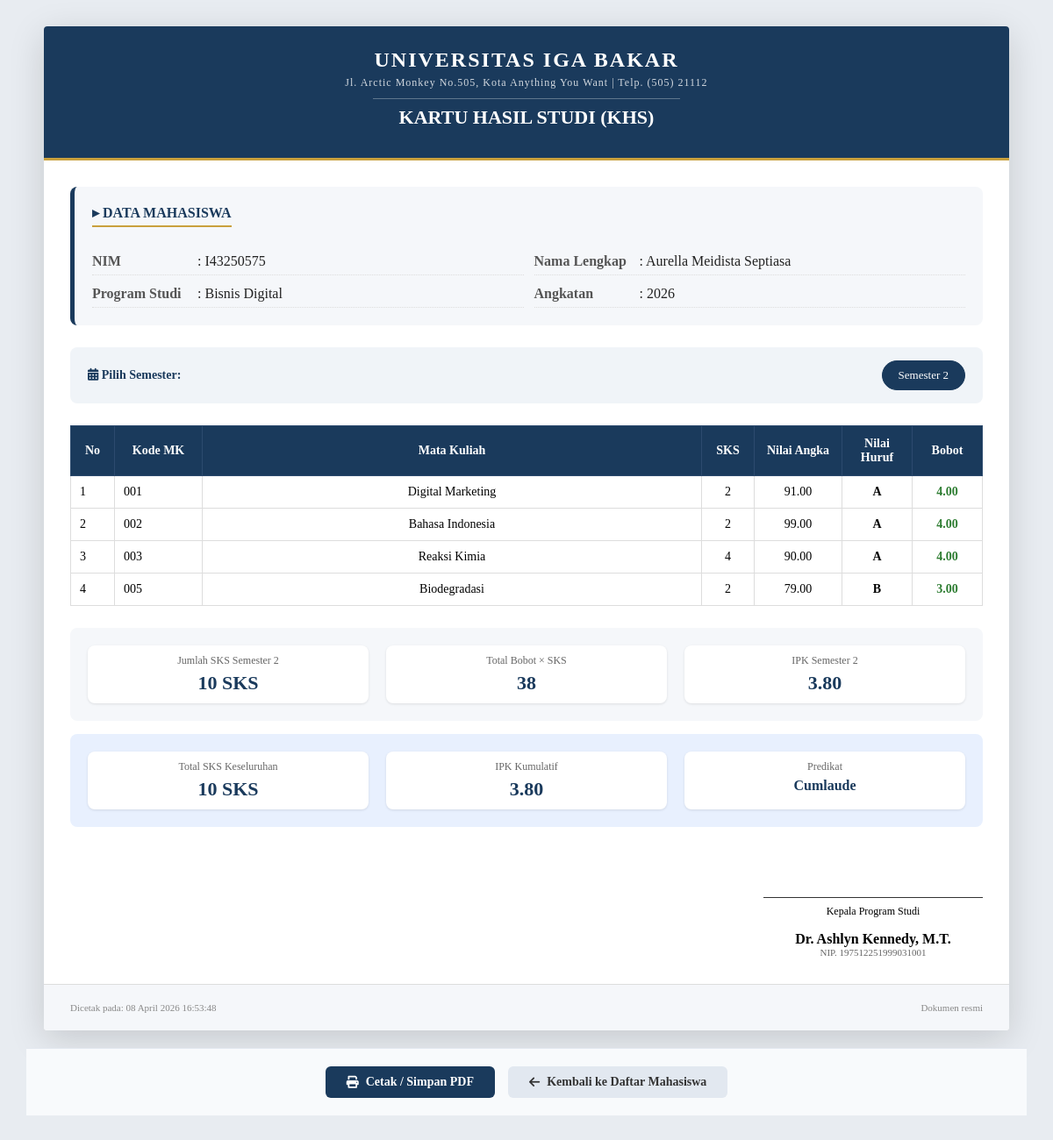
The page /khs.php?id=2 (signed in) on the database its author committed.
### tables this page shows
CREATE TABLE `mhs` (
  `id` int NOT NULL,
  `nim` varchar(20) NOT NULL,
  `nama` varchar(100) NOT NULL,
  `jurusan` varchar(50) NOT NULL,
  `angkatan` year NOT NULL
);

CREATE TABLE `nilai` (
  `id` int NOT NULL,
  `mhs_id` int NOT NULL,
  `matkul_id` int NOT NULL,
  `nilai_angka` decimal(5,2) NOT NULL,
  `nilai_huruf` char(2) DEFAULT NULL
);

CREATE TABLE `matkul` (
  `id` int NOT NULL,
  `kode` varchar(10) NOT NULL,
  `nama` varchar(100) NOT NULL,
  `sks` int NOT NULL,
  `semester` int NOT NULL
);

### khs.php (the view, shortened to what this page needs)
<?php
$db = new db();
$conn = $db->getconn();
$mhs_id = isset($_GET['id']) ? (int)$_GET['id'] : 0;
$selected_semester = isset($_GET['semester']) ? (int)$_GET['semester'] : 0;
$query_mhs = "SELECT * FROM mhs WHERE id = $mhs_id";
$result_mhs = $conn->query($query_mhs);
$mhs = $result_mhs->fetch_assoc();
$query_semester = "SELECT DISTINCT mk.semester
                   FROM nilai n
                   JOIN matkul mk ON n.matkul_id = mk.id
                   WHERE n.mhs_id = $mhs_id
                   ORDER BY mk.semester ASC";
$semester_list = $conn->query($query_semester);
if ($selected_semester == 0 && $semester_list->num_rows > 0) {
    $first = $semester_list->fetch_assoc();
    $selected_semester = $first['semester'];
    $semester_list->data_seek(0);
}
if ($selected_semester > 0) {
    $query_nilai = "SELECT mk.kode, mk.nama AS matkul, mk.sks, n.nilai_angka, n.nilai_huruf, mk.semester
                    FROM nilai n
                    JOIN matkul mk ON n.matkul_id = mk.id
                    WHERE n.mhs_id = $mhs_id AND mk.semester = $selected_semester
                    ORDER BY mk.kode ASC";
    $nilai_list = $conn->query($query_nilai);
}
$total_sks = 0;
$total_bobot = 0;
$ipk_semester = 0;
if ($selected_semester > 0 && isset($nilai_list) && $nilai_list->num_rows > 0) {
    $nilai_list->data_seek(0);
    while ($row = $nilai_list->fetch_assoc()) {
        $bobot = 0;
        $nilai = $row['nilai_angka'];
        if ($nilai >= 85) $bobot = 4.00;
        elseif ($nilai >= 70) $bobot = 3.00;
        elseif ($nilai >= 55) $bobot = 2.00;
        elseif ($nilai >= 40) $bobot = 1.00;
        else $bobot = 0.00;
        $total_sks += $row['sks'];
        $total_bobot += $bobot * $row['sks'];
    }
    $ipk_semester = $total_sks > 0 ? round($total_bobot / $total_sks, 2) : 0;
    $nilai_list->data_seek(0);
}
$query_all = "SELECT n.nilai_angka, mk.sks
              FROM nilai n
              JOIN matkul mk ON n.matkul_id = mk.id
              WHERE n.mhs_id = $mhs_id";
$all_nilai = $conn->query($query_all);
$total_all_sks = 0;
$total_all_bobot = 0;
while ($row = $all_nilai->fetch_assoc()) {
    $bobot = 0;
    $nilai = $row['nilai_angka'];
    if ($nilai >= 85) $bobot = 4.00;
    elseif ($nilai >= 70) $bobot = 3.00;
    elseif ($nilai >= 55) $bobot = 2.00;
    elseif ($nilai >= 40) $bobot = 1.00;
    else $bobot = 0.00;
    $total_all_sks += $row['sks'];
    $total_all_bobot += $bobot * $row['sks'];
}
$ipk_kumulatif = $total_all_sks > 0 ? round($total_all_bobot / $total_all_sks, 2) : 0;
$predikat = '';
if ($ipk_kumulatif >= 3.51) $predikat = 'Cumlaude';
elseif ($ipk_kumulatif >= 3.00) $predikat = 'Sangat Memuaskan';
elseif ($ipk_kumulatif >= 2.50) $predikat = 'Memuaskan';
elseif ($ipk_kumulatif >= 2.00) $predikat = 'Cukup';
else $predikat = 'Kurang';
?>
<!DOCTYPE html>
<html lang="id">
<head>
</head>
<body>
<div class="khs-container">
    <div class="khs-header">
        <div class="university-name">UNIVERSITAS IGA BAKAR</div>
        <div class="university-sub">Jl. Arctic Monkey No.505, Kota Anything You Want | Telp. (505) 21112</div>
        <div class="khs-title">KARTU HASIL STUDI (KHS)</div>
    </div>
    <div class="khs-body">
        <div class="info-mahasiswa">
            <div class="info-title">▸ DATA MAHASISWA</div>
            <div class="info-grid">
                <div class="info-item">
                    <span class="info-label">NIM</span>
                    <span class="info-value">: <?= htmlspecialchars($mhs['nim']) ?></span>
                </div>
                <div class="info-item">
                    <span class="info-label">Nama Lengkap</span>
                    <span class="info-value">: <?= htmlspecialchars($mhs['nama']) ?></span>
                </div>
                <div class="info-item">
                    <span class="info-label">Program Studi</span>
                    <span class="info-value">: <?= htmlspecialchars($mhs['jurusan']) ?></span>
                </div>
                <div class="info-item">
                    <span class="info-label">Angkatan</span>
                    <span class="info-value">: <?= $mhs['angkatan'] ?></span>
                </div>
            </div>
        </div>
        <div class="semester-selector">
            <span class="semester-label"><i class="fas fa-calendar-alt"></i> Pilih Semester:</span>
            <div class="semester-buttons">
                <?php if ($semester_list && $semester_list->num_rows > 0): ?>
                    <?php $semester_list->data_seek(0); ?>
                    <?php while ($sem = $semester_list->fetch_assoc()): ?>
                        <a href="?id=<?= $mhs_id ?>&semester=<?= $sem['semester'] ?>"
                           class="semester-btn <?= $selected_semester == $sem['semester'] ? 'active' : '' ?>">
                            Semester <?= $sem['semester'] ?>
                        </a>
                    <?php endwhile; ?>
                <?php else: ?>
                    <span class="semester-btn" style="background:#f0f0f0;">Belum ada nilai</span>
                <?php endif; ?>
            </div>
        </div>
        <?php if ($selected_semester > 0 && isset($nilai_list) && $nilai_list->num_rows > 0): ?>
            <table class="table-nilai">
                <thead>
                    <tr>
                        <th width="50">No</th>
                        <th width="100">Kode MK</th>
                        <th align="left">Mata Kuliah</th>
                        <th width="60">SKS</th>
                        <th width="100">Nilai Angka</th>
                        <th width="80">Nilai Huruf</th>
                        <th width="80">Bobot</th>
                    </tr>
                </thead>
                <tbody>
                    <?php
                    $no = 1;
                    $nilai_list->data_seek(0);
                    while ($row = $nilai_list->fetch_assoc()):
                        $bobot = 0;
                        $nilai = $row['nilai_angka'];
                        if ($nilai >= 85) $bobot = 4.00;
                        elseif ($nilai >= 70) $bobot = 3.00;
                        elseif ($nilai >= 55) $bobot = 2.00;
                        elseif ($nilai >= 40) $bobot = 1.00;
                        else $bobot = 0.00;
                        $bobot_color = ($bobot >= 3.0) ? '#2e7d32' : (($bobot >= 2.0) ? '#ed6c02' : '#d32f2f');
                    ?>
                    <tr>
                        <td align="center"><?= $no++ ?></td>
                        <td><?= htmlspecialchars($row['kode']) ?></td>
                        <td align="left"><?= htmlspecialchars($row['matkul']) ?></td>
                        <td align="center"><?= $row['sks'] ?></td>
                        <td align="center"><?= $row['nilai_angka'] ?></td>
                        <td align="center"><strong><?= $row['nilai_huruf'] ?></strong></td>
                        <td align="center" style="color: <?= $bobot_color ?>; font-weight: bold;"><?= number_format($bobot, 2) ?></td>
                    </tr>
                    <?php endwhile; ?>
                </tbody>
            </table>
            <div class="ringkasan">
                <div class="ringkasan-item">
                    <div class="ringkasan-label">Jumlah SKS Semester <?= $selected_semester ?></div>
                    <div class="ringkasan-value"><?= $total_sks ?> SKS</div>
                </div>
                <div class="ringkasan-item">
                    <div class="ringkasan-label">Total Bobot × SKS</div>
                    <div class="ringkasan-value"><?= $total_bobot ?></div>
                </div>
                <div class="ringkasan-item">
                    <div class="ringkasan-label">IPK Semester <?= $selected_semester ?></div>
                    <div class="ringkasan-value"><?= number_format($ipk_semester, 2) ?></div>
                </div>
            </div>
        <?php elseif ($selected_semester > 0): ?>
            <div style="text-align: center; padding: 40px; background: #f8fafc; border-radius: 8px;">
                <p style="color: #666;">Belum ada nilai untuk Semester <?= $selected_semester ?></p>
            </div>
        <?php endif; ?>
        <div class="ringkasan" style="margin-top: 15px; background: #e8f0fe;">
            <div class="ringkasan-item">
                <div class="ringkasan-label">Total SKS Keseluruhan</div>
                <div class="ringkasan-value"><?= $total_all_sks ?> SKS</div>
            </div>
            <div class="ringkasan-item">
                <div class="ringkasan-label">IPK Kumulatif</div>
                <div class="ringkasan-value"><?= number_format($ipk_kumulatif, 2) ?></div>
            </div>
            <div class="ringkasan-item">
                <div class="ringkasan-label">Predikat</div>
                <div class="ringkasan-value small"><?= $predikat ?></div>
            </div>
        </div>
        <div class="ttd">
            <div class="ttd-box">
                <div class="ttd-line">Kepala Program Studi</div>
                <div style="margin-top: 15px; font-weight: bold;">Dr. Ashlyn Kennedy, M.T.</div>
                <div style="font-size: 11px; color: #666;">NIP. 197512251999031001</div>
            </div>
        </div>
    </div>
    <div class="khs-footer">
        <span>Dicetak pada: <?= date('d F Y H:i:s') ?></span>
        <span>Dokumen resmi</span>
    </div>
</div>
<div class="action-buttons">
    <button class="btn-print" onclick="window.print()">
        <i class="fas fa-print"></i> Cetak / Simpan PDF
    </button>
    <a href="index.php?page=mhs" class="btn-back">
        <i class="fas fa-arrow-left"></i> Kembali ke Daftar Mahasiswa
    </a>
</div>
<link rel="stylesheet" href="https://cdnjs.cloudflare.com/ajax/libs/font-awesome/6.0.0/css/all.min.css">
</body>
</html>

### khs.php (style rules this page uses)
* { margin: 0; padding: 0; box-sizing: border-box; }
body { font-family: 'Times New Roman', 'Georgia', 'Cambria', serif; background: #e8ecf1; padding: 30px; min-height: 100vh; }
.khs-container { max-width: 1100px; margin: 0 auto; background: white; box-shadow: 0 10px 40px rgba(0,0,0,0.15); border-radius: 4px; overflow: hidden; }
.khs-header { background: #1a3a5c; color: white; padding: 25px 30px; text-align: center; border-bottom: 3px solid #c9a03d; }
.university-name { font-size: 24px; font-weight: bold; letter-spacing: 2px; margin-bottom: 5px; }
.university-sub { font-size: 12px; opacity: 0.8; letter-spacing: 1px; }
.khs-title { font-size: 22px; font-weight: bold; margin-top: 10px; padding-top: 10px; border-top: 1px solid rgba(255,255,255,0.3); display: inline-block; padding: 8px 30px; }
.khs-body { padding: 30px; }
.info-mahasiswa { background: #f5f7fa; padding: 20px; border-radius: 8px; margin-bottom: 25px; border-left: 5px solid #1a3a5c; }
.info-title { font-size: 16px; font-weight: bold; color: #1a3a5c; margin-bottom: 15px; border-bottom: 2px solid #c9a03d; display: inline-block; padding-bottom: 5px; }
.info-grid { display: grid; grid-template-columns: repeat(2, 1fr); gap: 12px; margin-top: 15px; }
.info-item { display: flex; border-bottom: 1px dotted #ddd; padding-bottom: 6px; }
.info-label { width: 120px; font-weight: 600; color: #555; }
.info-value { flex: 1; color: #222; font-weight: 500; }
.semester-selector { background: #f0f4f8; padding: 15px 20px; border-radius: 8px; margin-bottom: 25px; display: flex; align-items: center; justify-content: space-between; flex-wrap: wrap; gap: 15px; }
.semester-label { font-weight: 600; color: #1a3a5c; font-size: 14px; }
.semester-buttons { display: flex; gap: 10px; flex-wrap: wrap; }
.semester-btn { background: white; border: 1px solid #cbd5e1; padding: 8px 18px; border-radius: 25px; cursor: pointer; font-family: inherit; font-size: 13px; font-weight: 500; transition: all 0.2s; text-decoration: none; color: #333; }
.semester-btn.active { background: #1a3a5c; color: white; border-color: #1a3a5c; }
.table-nilai { width: 100%; border-collapse: collapse; margin: 20px 0; font-size: 14px; }
.table-nilai th { background: #1a3a5c; color: white; padding: 12px 10px; text-align: center; font-weight: 600; border: 1px solid #2c4a6e; }
.table-nilai td { border: 1px solid #ddd; padding: 10px; text-align: center; }
.table-nilai td:first-child, .table-nilai td:nth-child(2) { text-align: left; }
.ringkasan { background: #f5f7fa; border-radius: 8px; padding: 20px; margin-top: 25px; display: flex; justify-content: space-between; flex-wrap: wrap; gap: 20px; }
.ringkasan-item { flex: 1; text-align: center; padding: 10px; background: white; border-radius: 8px; box-shadow: 0 1px 3px rgba(0,0,0,0.1); }
.ringkasan-label { font-size: 12px; color: #666; margin-bottom: 5px; }
.ringkasan-value { font-size: 22px; font-weight: bold; color: #1a3a5c; }
.ringkasan-value.small { font-size: 16px; }
.khs-footer { background: #f5f7fa; padding: 20px 30px; text-align: center; font-size: 11px; color: #888; border-top: 1px solid #ddd; display: flex; justify-content: space-between; }
.action-buttons { margin-top: 20px; display: flex; justify-content: center; gap: 15px; padding: 20px 30px; background: #f8fafc; border-top: 1px solid #e2e8f0; }
.btn-print, .btn-back { padding: 10px 24px; border-radius: 6px; font-family: inherit; font-size: 14px; font-weight: 600; cursor: pointer; text-decoration: none; display: inline-flex; align-items: center; gap: 8px; transition: all 0.2s; }
.btn-print { background: #1a3a5c; color: white; border: none; }
.btn-back { background: #e2e8f0; color: #333; border: none; }
.ttd { margin-top: 30px; display: flex; justify-content: flex-end; }
.ttd-box { text-align: center; width: 250px; }
.ttd-line { margin-top: 50px; border-top: 1px solid #333; padding-top: 8px; font-size: 12px; }

### rows shown on the page
mhs: nim "I43250575", nama "Aurella Meidista Septiasa", jurusan "Bisnis Digital", angkatan "2026"
nilai: matkul.kode "001", matkul.nama "Digital Marketing", matkul.sks "2", nilai_angka "91.00", nilai_huruf "A", nilai_angka "4.00"
nilai: matkul.kode "002", matkul.nama "Bahasa Indonesia", matkul.sks "2", nilai_angka "99.00", nilai_huruf "A", nilai_angka "4.00"
nilai: matkul.kode "003", matkul.nama "Reaksi Kimia", matkul.sks "4", nilai_angka "90.00", nilai_huruf "A", nilai_angka "4.00"
nilai: matkul.kode "005", matkul.nama "Biodegradasi", matkul.sks "2", nilai_angka "79.00", nilai_huruf "B", nilai_angka "3.00"

### other values the page prints
$sem['semester'] "2"
$selected_semester "2"
$total_sks "10"
$total_bobot "38"
$ipk_semester "3.80"
$total_all_sks "10"
$ipk_kumulatif "3.80"
$predikat "Cumlaude"
